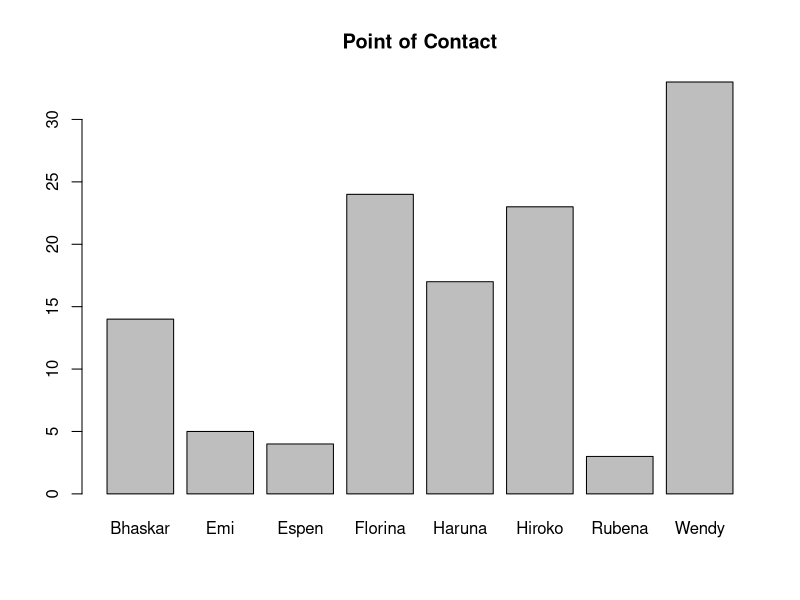
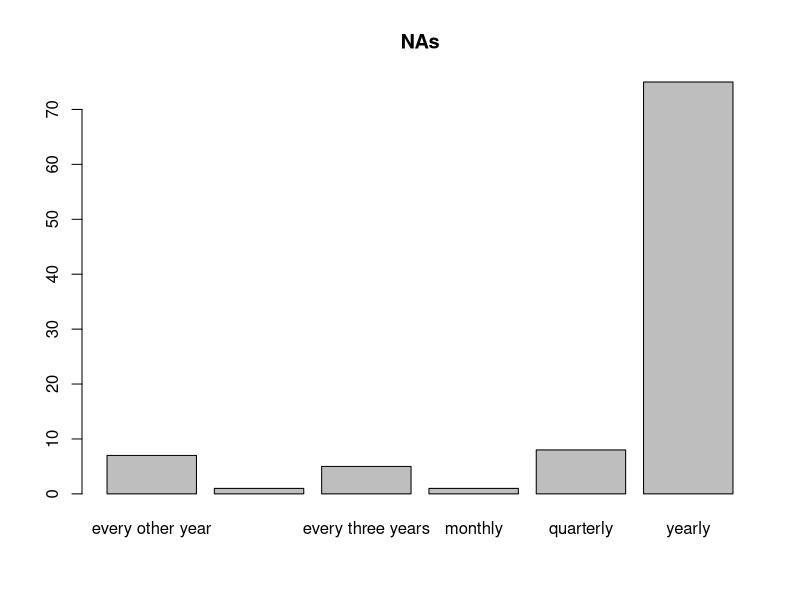
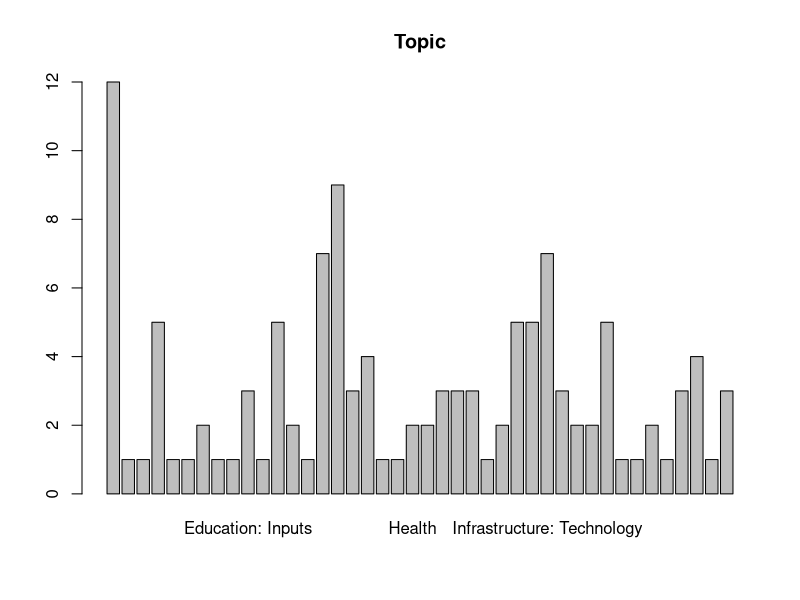
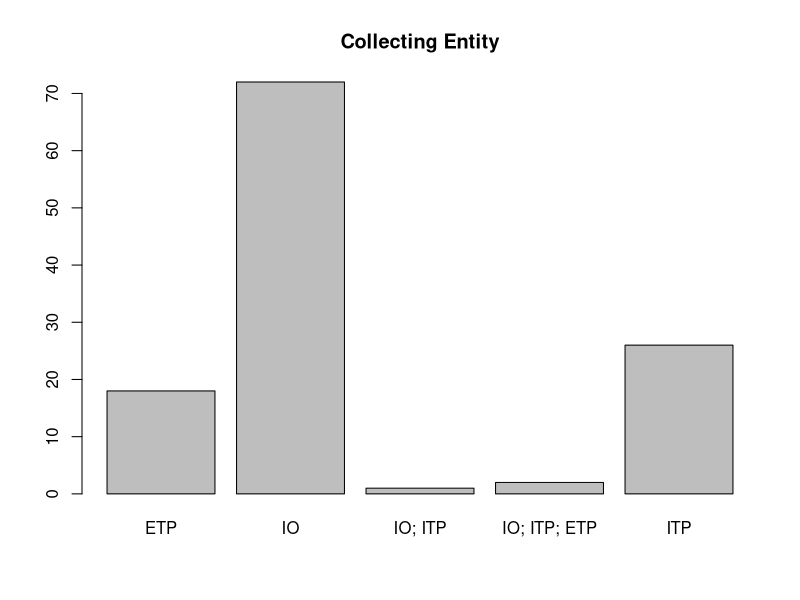
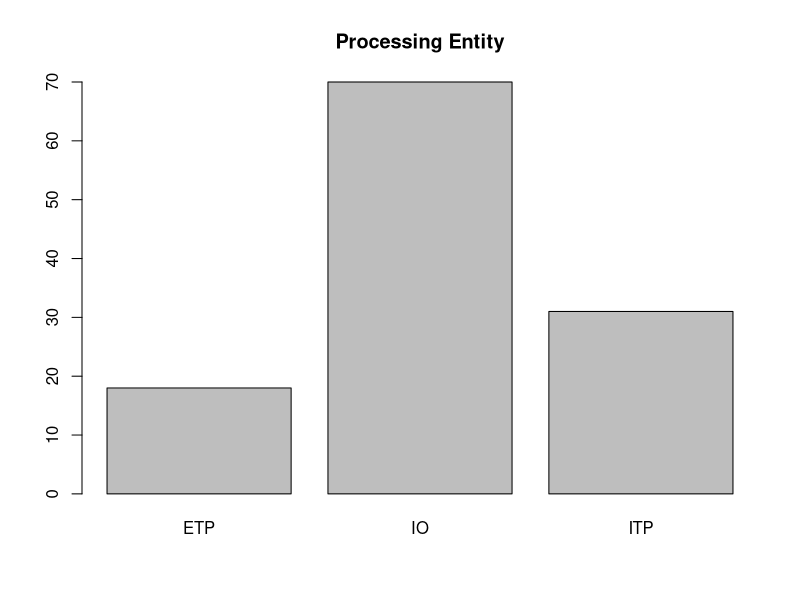
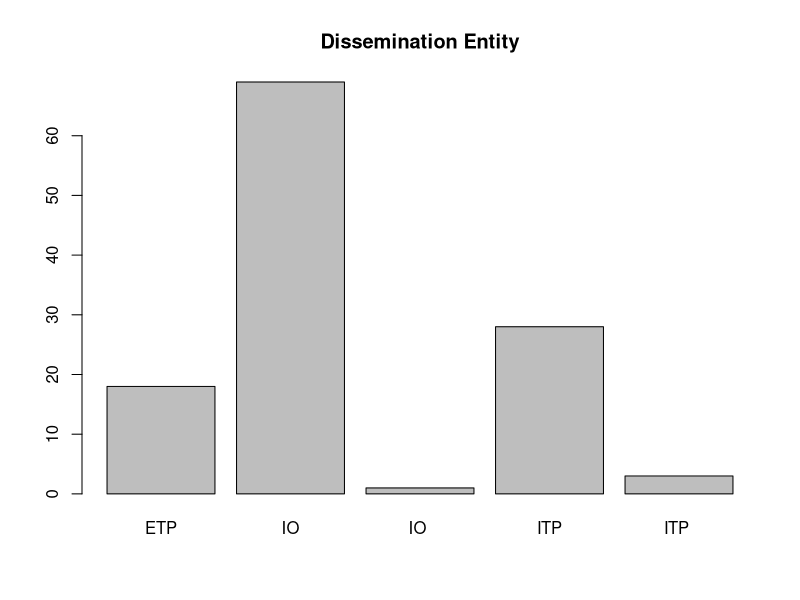
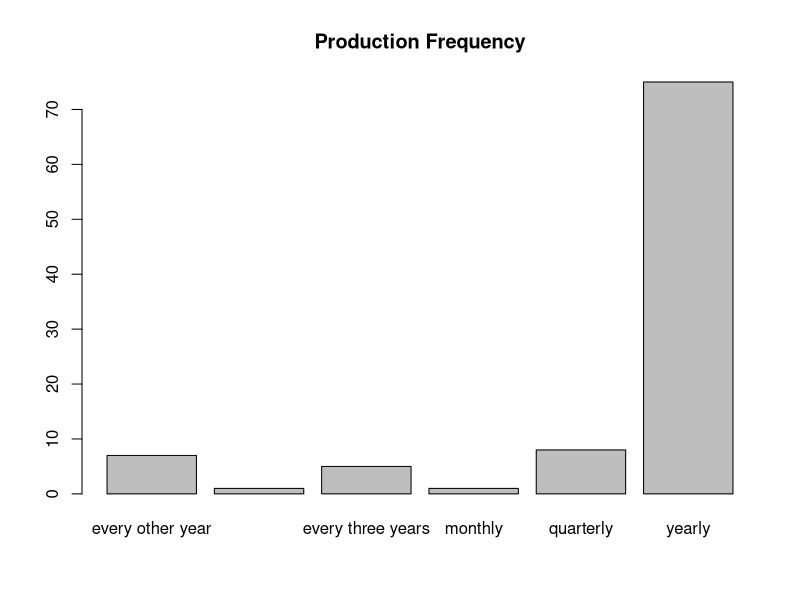
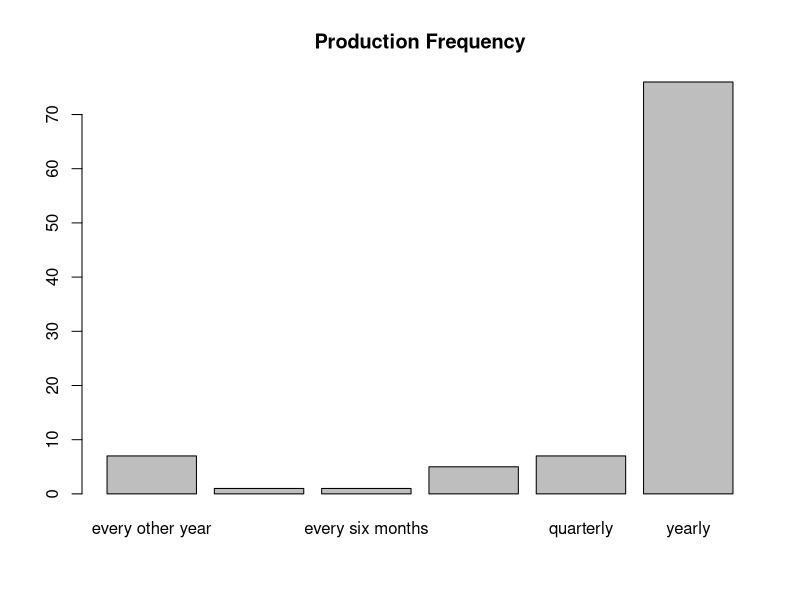

Write the R code that produced these figures, in order.
## ---- chunk 1
knitr::opts_chunk$set(cache=TRUE)
knitr::opts_knit$set(root.dir = "D:/R working directory/")
## ---- chunk 2
esg <- read.csv("ESG.csv")
## ---- chunk 3

counts <- table(esg$Internal.POC)
barplot(counts, main="Point of Contact")

  
counts <- table(esg$Highest.Frequency...Production)
barplot(counts, main="NAs")
  xlab="?"
  
counts <- table(esg$Topic)
barplot(counts, main="Topic")
  xlab="?"
    

counts <- table(esg$SOURCE1..NSO.IO.ITP.ET.)
barplot(counts, main="Collecting Entity")
  xlab="?"

counts <- table(esg$SOURCE2)
barplot(counts, main="Processing Entity")
  xlab="?"

counts <- table(esg$SOURCE3)
barplot(counts, main="Dissemination Entity")
  xlab="?"
  
counts <- table(esg$Highest.Frequency...Production)
barplot(counts, main="Production Frequency")
  xlab="?"
  
counts <- table(esg$Highest.Frequency...Update.frequency)
barplot(counts, main="Production Frequency")
  xlab="?"
  
counts <- table(esg$Source.Instrument)
barplot(counts, main="Source Instrument")
  xlab="?"

counts <- table(esg$Imputed.Data.)
barplot(counts, main="Imputation")
  xlab="?"

